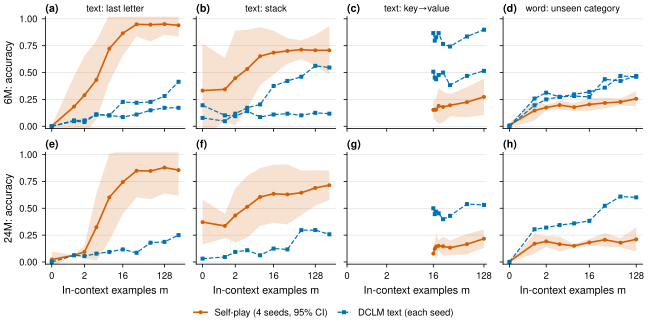

Recreate this plot in Python.
"""Fig. 5: accuracy vs number of in-context examples at 17.7B tokens (6M and 24M).

Regenerate: python writeup/figs/fig5_mcurves.py
"""
import numpy as np
from io_data import as_runs, curve, rows
from orx_figstyle import PALETTE, WIDE, band, figure_grid, panel_labels, save, use_style

TASKS = [("text", "last", "text: last letter"), ("text", "stack", "text: stack"),
         ("text", "assoc", "text: key→value"),
         ("word", "classify (unseen word, 4 labels)", "word: unseen category")]
SIZES = ["6M", "24M"]


def main():
    use_style()
    M = rows("mcurves.csv")
    fig, axes = figure_grid(2, 4, width=WIDE, ratio=0.5, sharey=True, sharex="col")
    for r, size in enumerate(SIZES):
        for c, (suite, task, name) in enumerate(TASKS):
            ax = axes[r][c]
            ms, sp = as_runs(curve(M, "sp", size, suite, task))
            band(ax, ms + 0.5, sp, color=PALETTE["red"], marker="o", markersize=2,
                 label="Self-play (4 seeds, 95% CI)")
            by_m = curve(M, "dclm", size, suite, task)
            ms_d, dc = as_runs(by_m)
            for i in range(dc.shape[0]):
                ax.plot(ms_d + 0.5, dc[i], "s--", color=PALETTE["blue"], markersize=2, linewidth=0.9,
                        label="DCLM text (each seed)" if i == 0 else None)
            ax.set_xscale("log", base=2)
            ax.set_xticks([0.5, 2.5, 16.5, 128.5], ["0", "2", "16", "128"])
            ax.minorticks_off()
            if r == 0:
                ax.text(0.5, 1.03, name, transform=ax.transAxes, ha="center", va="bottom", fontsize=7)
            if r == 1:
                ax.set_xlabel("In-context examples m")
            if c == 0:
                ax.set_ylabel(f"{size}: accuracy")
    axes[0][0].set_ylim(-0.02, 1.02)
    fig.legend(*axes[0][0].get_legend_handles_labels(), loc="outside lower center", ncol=2)
    panel_labels(axes)
    save(fig, "writeup/figs/fig5_mcurves")


if __name__ == "__main__":
    main()
